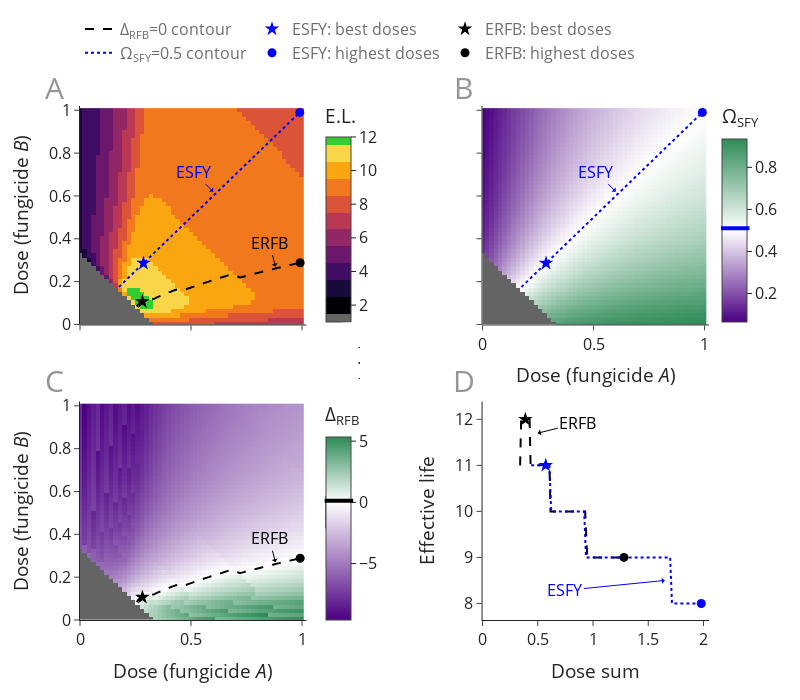

Source (notebook cell):
### Code cell
DoseSpaceOverview(output, contour_data, conf_grid.config_string_img)

### Figure 1 — Plotly figure (JSON) as saved in the notebook; plotly's stock layout.template omitted (floating-point values rounded to 4 significant figures; data arrays with more than 128 entries replaced by an {"elided": "..."} marker saying what was removed)
{"data": [{"legendgroup": "cont", "line": {"color": "black", "dash": "dash"}, "mode": "lines", "name": "Δ<sub>RFB</sub>=0 contour", "type": "scatter", "x": [1], "xaxis": "x", "y": [1], "yaxis": "y"}, {"legendgroup": "cont", "line": {"color": "blue", "dash": "dot"}, "mode": "lines", "name": "Ω<sub>SFY</sub>=0.5 contour", "type": "scatter", "x": [1], "xaxis": "x", "y": [1], "yaxis": "y"}, {"colorbar": {"len": 0.46, "thickness": 25, "title": {"text": "E.L."}, "x": 0.375, "y": 0.79}, "colorscale": [[0, "rgb(100, 100, 100)"], [0, "rgb(100, 100, 100)"], [0.04167, "rgb(100, 100, 100)"], [0.04167, "rgb(100, 100, 100)"], [0.04167, "rgb(100, 100, 100)"], [0.04167, "rgb(0.0, 0.0, 4.0)"], [0.1333, "rgb(0.0, 0.0, 4.0)"], [0.1333, "rgb(24.3, 10.8, 58.9)"], [0.225, "rgb(24.3, 10.8, 58.9)"], [0.225, "rgb(64.6, 12.0, 98.6)"], [0.3167, "rgb(64.6, 12.0, 98.6)"], [0.3167, "rgb(106.20000000000002, 23.200000000000003, 108.4)"], [0.4083, "rgb(106.20000000000002, 23.200000000000003, 108.4)"], [0.4083, "rgb(147.0, 37.6, 101.2)"], [0.5, "rgb(147.0, 37.6, 101.2)"], [0.5, "rgb(186.0, 56.0, 83.0)"], [0.5917, "rgb(186.0, 56.0, 83.0)"], [0.5917, "rgb(219.0, 82.80000000000001, 56.79999999999999)"], [0.6833, "rgb(219.0, 82.80000000000001, 56.79999999999999)"], [0.6833, "rgb(241.2, 119.99999999999999, 27.700000000000006)"], [0.775, "rgb(241.2, 119.99999999999999, 27.700000000000006)"], [0.775, "rgb(250.2, 165.8, 17.00000000000001)"], [0.8667, "rgb(250.2, 165.8, 17.00000000000001)"], [0.8667, "rgb(247.5, 213.6, 71.29999999999997)"], [0.9583, "rgb(247.5, 213.6, 71.29999999999997)"], [0.9583, "limegreen"], [1, "limegreen"], [1, "limegreen"]], "type": "heatmap", "x": [0, 0.02, 0.04, 0.06, 0.08, 0.1, 0.12, 0.14, 0.16, 0.18, 0.2, 0.22, 0.24, 0.26, 0.28, 0.3, 0.32, 0.34, 0.36, 0.38, 0.4, 0.42, 0.44, 0.46, 0.48, 0.5, 0.52, 0.54, 0.56, 0.58, 0.6, 0.62, 0.64, 0.66, 0.68, 0.7, 0.72, 0.74, 0.76, 0.78, 0.8, 0.82, 0.84, 0.86, 0.88, 0.9, 0.92, 0.94, 0.96, 0.98, 1], "xaxis": "x", "y": [0, 0.02, 0.04, 0.06, 0.08, 0.1, 0.12, 0.14, 0.16, 0.18, 0.2, 0.22, 0.24, 0.26, 0.28, 0.3, 0.32, 0.34, 0.36, 0.38, 0.4, 0.42, 0.44, 0.46, 0.48, 0.5, 0.52, 0.54, 0.56, 0.58, 0.6, 0.62, 0.64, 0.66, 0.68, 0.7, 0.72, 0.74, 0.76, 0.78, 0.8, 0.82, 0.84, 0.86, 0.88, 0.9, 0.92, 0.94, 0.96, 0.98, 1], "yaxis": "y", "z": {"elided": "51x51 int values"}}, {"colorbar": {"len": 0.1, "thickness": 1, "tickfont": {"color": "rgba(0, 0, 0, 0)", "size": 1}, "x": 0.42, "y": 0.5}, "colorscale": [[0, "black"], [1, "black"]], "contours": {"coloring": "lines", "end": 0, "size": 1, "start": 0}, "line": {"dash": "dash", "width": 2}, "name": "Delta RFB", "type": "contour", "x": [0, 0.02, 0.04, 0.06, 0.08, 0.1, 0.12, 0.14, 0.16, 0.18, 0.2, 0.22, 0.24, 0.26, 0.28, 0.3, 0.32, 0.34, 0.36, 0.38, 0.4, 0.42, 0.44, 0.46, 0.48, 0.5, 0.52, 0.54, 0.56, 0.58, 0.6, 0.62, 0.64, 0.66, 0.68, 0.7, 0.72, 0.74, 0.76, 0.78, 0.8, 0.82, 0.84, 0.86, 0.88, 0.9, 0.92, 0.94, 0.96, 0.98, 1], "xaxis": "x", "y": [0, 0.02, 0.04, 0.06, 0.08, 0.1, 0.12, 0.14, 0.16, 0.18, 0.2, 0.22, 0.24, 0.26, 0.28, 0.3, 0.32, 0.34, 0.36, 0.38, 0.4, 0.42, 0.44, 0.46, 0.48, 0.5, 0.52, 0.54, 0.56, 0.58, 0.6, 0.62, 0.64, 0.66, 0.68, 0.7, 0.72, 0.74, 0.76, 0.78, 0.8, 0.82, 0.84, 0.86, 0.88, 0.9, 0.92, 0.94, 0.96, 0.98, 1], "yaxis": "y", "z": {"elided": "51x51 float values"}}, {"colorbar": {"len": 0.1, "thickness": 1, "tickfont": {"color": "rgba(0, 0, 0, 0)", "size": 1}, "x": 0.42, "y": 0.5}, "colorscale": [[0, "blue"], [1, "blue"]], "contours": {"coloring": "lines", "end": 0.5, "size": 1, "start": 0.5}, "line": {"dash": "dot", "width": 2}, "name": "Equal Selection", "type": "contour", "x": [0, 0.02, 0.04, 0.06, 0.08, 0.1, 0.12, 0.14, 0.16, 0.18, 0.2, 0.22, 0.24, 0.26, 0.28, 0.3, 0.32, 0.34, 0.36, 0.38, 0.4, 0.42, 0.44, 0.46, 0.48, 0.5, 0.52, 0.54, 0.56, 0.58, 0.6, 0.62, 0.64, 0.66, 0.68, 0.7, 0.72, 0.74, 0.76, 0.78, 0.8, 0.82, 0.84, 0.86, 0.88, 0.9, 0.92, 0.94, 0.96, 0.98, 1], "xaxis": "x", "y": [0, 0.02, 0.04, 0.06, 0.08, 0.1, 0.12, 0.14, 0.16, 0.18, 0.2, 0.22, 0.24, 0.26, 0.28, 0.3, 0.32, 0.34, 0.36, 0.38, 0.4, 0.42, 0.44, 0.46, 0.48, 0.5, 0.52, 0.54, 0.56, 0.58, 0.6, 0.62, 0.64, 0.66, 0.68, 0.7, 0.72, 0.74, 0.76, 0.78, 0.8, 0.82, 0.84, 0.86, 0.88, 0.9, 0.92, 0.94, 0.96, 0.98, 1], "yaxis": "y", "z": {"elided": "51x51 float values"}}, {"legendgroup": "black", "marker": {"color": "black", "size": 11, "symbol": "star"}, "mode": "markers", "showlegend": false, "type": "scatter", "x": [0.2811], "xaxis": "x", "y": [0.1064], "yaxis": "y"}, {"legendgroup": "black", "marker": {"color": "black", "size": 9}, "mode": "markers", "showlegend": false, "type": "scatter", "x": [0.9917], "xaxis": "x", "y": [0.2883], "yaxis": "y"}, {"legendgroup": "blue", "marker": {"color": "blue", "size": 11, "symbol": "star"}, "mode": "markers", "showlegend": false, "type": "scatter", "x": [0.286], "xaxis": "x", "y": [0.286], "yaxis": "y"}, {"legendgroup": "blue", "marker": {"color": "blue", "size": 9}, "mode": "markers", "showlegend": false, "type": "scatter", "x": [0.99], "xaxis": "x", "y": [0.99], "yaxis": "y"}, {"colorbar": {"len": 0.1, "thickness": 1, "tickfont": {"color": "rgba(0, 0, 0, 0)", "size": 1}, "x": 0.375, "y": 0.21}, "colorscale": [[0, "rgb(100, 100, 100)"], [1, "rgb(100, 100, 100)"]], "type": "heatmap", "x": [0, 0.4, 0.8], "xaxis": "x2", "y": [0, 0.4, 0.8], "yaxis": "y2", "z": [[0, 0], [0, 0]]}, {"colorbar": {"len": 0.46, "thickness": 25, "title": {"text": "Ω<sub>SFY"}, "x": 1.005, "y": 0.79}, "colorscale": [[0, "indigo"], [0.5, "white"], [1, "seagreen"]], "type": "heatmap", "x": [0, 0.02, 0.04, 0.06, 0.08, 0.1, 0.12, 0.14, 0.16, 0.18, 0.2, 0.22, 0.24, 0.26, 0.28, 0.3, 0.32, 0.34, 0.36, 0.38, 0.4, 0.42, 0.44, 0.46, 0.48, 0.5, 0.52, 0.54, 0.56, 0.58, 0.6, 0.62, 0.64, 0.66, 0.68, 0.7, 0.72, 0.74, 0.76, 0.78, 0.8, 0.82, 0.84, 0.86, 0.88, 0.9, 0.92, 0.94, 0.96, 0.98, 1], "xaxis": "x2", "y": [0, 0.02, 0.04, 0.06, 0.08, 0.1, 0.12, 0.14, 0.16, 0.18, 0.2, 0.22, 0.24, 0.26, 0.28, 0.3, 0.32, 0.34, 0.36, 0.38, 0.4, 0.42, 0.44, 0.46, 0.48, 0.5, 0.52, 0.54, 0.56, 0.58, 0.6, 0.62, 0.64, 0.66, 0.68, 0.7, 0.72, 0.74, 0.76, 0.78, 0.8, 0.82, 0.84, 0.86, 0.88, 0.9, 0.92, 0.94, 0.96, 0.98, 1], "yaxis": "y2", "z": {"elided": "51x51 float values"}}, {"colorbar": {"len": 0.1, "thickness": 1, "tickfont": {"color": "rgba(0, 0, 0, 0)", "size": 1}, "x": 0.42, "y": 0.5}, "colorscale": [[0, "blue"], [1, "blue"]], "contours": {"coloring": "lines", "end": 0.5, "size": 1, "start": 0.5}, "line": {"dash": "dot", "width": 2}, "name": "Equal Selection", "type": "contour", "x": [0, 0.02, 0.04, 0.06, 0.08, 0.1, 0.12, 0.14, 0.16, 0.18, 0.2, 0.22, 0.24, 0.26, 0.28, 0.3, 0.32, 0.34, 0.36, 0.38, 0.4, 0.42, 0.44, 0.46, 0.48, 0.5, 0.52, 0.54, 0.56, 0.58, 0.6, 0.62, 0.64, 0.66, 0.68, 0.7, 0.72, 0.74, 0.76, 0.78, 0.8, 0.82, 0.84, 0.86, 0.88, 0.9, 0.92, 0.94, 0.96, 0.98, 1], "xaxis": "x2", "y": [0, 0.02, 0.04, 0.06, 0.08, 0.1, 0.12, 0.14, 0.16, 0.18, 0.2, 0.22, 0.24, 0.26, 0.28, 0.3, 0.32, 0.34, 0.36, 0.38, 0.4, 0.42, 0.44, 0.46, 0.48, 0.5, 0.52, 0.54, 0.56, 0.58, 0.6, 0.62, 0.64, 0.66, 0.68, 0.7, 0.72, 0.74, 0.76, 0.78, 0.8, 0.82, 0.84, 0.86, 0.88, 0.9, 0.92, 0.94, 0.96, 0.98, 1], "yaxis": "y2", "z": {"elided": "51x51 float values"}}, {"legendgroup": "blue", "marker": {"color": "blue", "size": 11, "symbol": "star"}, "mode": "markers", "showlegend": false, "type": "scatter", "x": [0.286], "xaxis": "x2", "y": [0.286], "yaxis": "y2"}, {"legendgroup": "blue", "marker": {"color": "blue", "size": 9}, "mode": "markers", "showlegend": false, "type": "scatter", "x": [0.99], "xaxis": "x2", "y": [0.99], "yaxis": "y2"}, {"colorbar": {"len": 0.1, "thickness": 1, "tickfont": {"color": "rgba(0, 0, 0, 0)", "size": 1}, "x": 0.375, "y": 0.21}, "colorscale": [[0, "rgb(100, 100, 100)"], [1, "rgb(100, 100, 100)"]], "type": "heatmap", "x": [0, 0.4, 0.8], "xaxis": "x3", "y": [0, 0.4, 0.8], "yaxis": "y3", "z": [[0, 0], [0, 0]]}, {"colorbar": {"len": 0.46, "thickness": 25, "title": {"text": "Δ<sub>RFB"}, "x": 0.375, "y": 0.21}, "colorscale": [[0, "indigo"], [0.6432, "white"], [1, "seagreen"]], "type": "heatmap", "x": [0, 0.02, 0.04, 0.06, 0.08, 0.1, 0.12, 0.14, 0.16, 0.18, 0.2, 0.22, 0.24, 0.26, 0.28, 0.3, 0.32, 0.34, 0.36, 0.38, 0.4, 0.42, 0.44, 0.46, 0.48, 0.5, 0.52, 0.54, 0.56, 0.58, 0.6, 0.62, 0.64, 0.66, 0.68, 0.7, 0.72, 0.74, 0.76, 0.78, 0.8, 0.82, 0.84, 0.86, 0.88, 0.9, 0.92, 0.94, 0.96, 0.98, 1], "xaxis": "x3", "y": [0, 0.02, 0.04, 0.06, 0.08, 0.1, 0.12, 0.14, 0.16, 0.18, 0.2, 0.22, 0.24, 0.26, 0.28, 0.3, 0.32, 0.34, 0.36, 0.38, 0.4, 0.42, 0.44, 0.46, 0.48, 0.5, 0.52, 0.54, 0.56, 0.58, 0.6, 0.62, 0.64, 0.66, 0.68, 0.7, 0.72, 0.74, 0.76, 0.78, 0.8, 0.82, 0.84, 0.86, 0.88, 0.9, 0.92, 0.94, 0.96, 0.98, 1], "yaxis": "y3", "z": {"elided": "51x51 float values"}}, {"colorbar": {"len": 0.1, "thickness": 1, "tickfont": {"color": "rgba(0, 0, 0, 0)", "size": 1}, "x": 0.42, "y": 0.5}, "colorscale": [[0, "black"], [1, "black"]], "contours": {"coloring": "lines", "end": 0, "size": 1, "start": 0}, "line": {"dash": "dash", "width": 2}, "name": "Delta RFB", "type": "contour", "x": [0, 0.02, 0.04, 0.06, 0.08, 0.1, 0.12, 0.14, 0.16, 0.18, 0.2, 0.22, 0.24, 0.26, 0.28, 0.3, 0.32, 0.34, 0.36, 0.38, 0.4, 0.42, 0.44, 0.46, 0.48, 0.5, 0.52, 0.54, 0.56, 0.58, 0.6, 0.62, 0.64, 0.66, 0.68, 0.7, 0.72, 0.74, 0.76, 0.78, 0.8, 0.82, 0.84, 0.86, 0.88, 0.9, 0.92, 0.94, 0.96, 0.98, 1], "xaxis": "x3", "y": [0, 0.02, 0.04, 0.06, 0.08, 0.1, 0.12, 0.14, 0.16, 0.18, 0.2, 0.22, 0.24, 0.26, 0.28, 0.3, 0.32, 0.34, 0.36, 0.38, 0.4, 0.42, 0.44, 0.46, 0.48, 0.5, 0.52, 0.54, 0.56, 0.58, 0.6, 0.62, 0.64, 0.66, 0.68, 0.7, 0.72, 0.74, 0.76, 0.78, 0.8, 0.82, 0.84, 0.86, 0.88, 0.9, 0.92, 0.94, 0.96, 0.98, 1], "yaxis": "y3", "z": {"elided": "51x51 float values"}}, {"legendgroup": "black", "marker": {"color": "black", "size": 11, "symbol": "star"}, "mode": "markers", "showlegend": false, "type": "scatter", "x": [0.2811], "xaxis": "x3", "y": [0.1064], "yaxis": "y3"}, {"legendgroup": "black", "marker": {"color": "black", "size": 9}, "mode": "markers", "showlegend": false, "type": "scatter", "x": [0.9917], "xaxis": "x3", "y": [0.2883], "yaxis": "y3"}, {"line": {"color": "black", "dash": "dash"}, "mode": "lines", "showlegend": false, "type": "scatter", "x": [0.34, 0.3495, 0.359, 0.3685, 0.378, 0.3875, 0.397, 0.4065, 0.416, 0.4255, 0.4349, 0.4444, 0.4539, 0.4634, 0.4729, 0.4824, 0.4919, 0.5014, 0.5109, 0.5204, 0.5299, 0.5394, 0.5489, 0.5584, 0.5679, 0.5774, 0.5869, 0.5964, 0.6059, 0.6154, 0.6248, 0.6343, 0.6438, 0.6533, 0.6628, 0.6723, 0.6818, 0.6913, 0.7008, 0.7103, 0.7198, 0.7293, 0.7388, 0.7483, 0.7578, 0.7673, 0.7768, 0.7863, 0.7958, 0.8053, 0.8147, 0.8242, 0.8337, 0.8432, 0.8527, 0.8622, 0.8717, 0.8812, 0.8907, 0.9002, 0.9097, 0.9192, 0.9287, 0.9477, 0.9572, 0.9667, 0.9762, 0.9857, 0.9952, 1.005, 1.014, 1.024, 1.033, 1.043, 1.052, 1.062, 1.071, 1.081, 1.09, 1.1, 1.109, 1.119, 1.128, 1.138, 1.147, 1.157, 1.166, 1.176, 1.185, 1.195, 1.204, 1.214, 1.223, 1.233, 1.242, 1.252, 1.261, 1.271, 1.28], "xaxis": "x4", "y": [11, 12, 12, 12, 12, 12, 12, 12, 12, 12, 11, 11, 11, 11, 11, 11, 11, 11, 11, 11, 11, 11, 11, 11, 11, 11, 11, 11, 11, 10, 10, 10, 10, 10, 10, 10, 10, 10, 10, 10, 10, 10, 10, 10, 10, 10, 10, 10, 10, 10, 10, 10, 10, 10, 10, 10, 10, 10, 10, 10, 10, 10, 10, 9, 9, 9, 9, 9, 9, 9, 9, 9, 9, 9, 9, 9, 9, 9, 9, 9, 9, 9, 9, 9, 9, 9, 9, 9, 9, 9, 9, 9, 9, 9, 9, 9, 9, 9, 9], "yaxis": "y4"}, {"line": {"color": "blue", "dash": "dot"}, "mode": "lines", "showlegend": false, "type": "scatter", "x": [0.4394, 0.456, 0.4725, 0.4891, 0.5057, 0.5222, 0.5388, 0.5554, 0.5719, 0.5885, 0.6051, 0.6216, 0.6382, 0.6547, 0.6713, 0.6879, 0.7044, 0.721, 0.7376, 0.7541, 0.7707, 0.7873, 0.8038, 0.8204, 0.837, 0.8535, 0.8701, 0.8867, 0.9032, 0.9198, 0.9364, 0.9529, 0.9695, 0.9861, 1.003, 1.019, 1.036, 1.052, 1.069, 1.085, 1.102, 1.119, 1.135, 1.152, 1.168, 1.185, 1.201, 1.218, 1.235, 1.251, 1.268, 1.284, 1.301, 1.317, 1.334, 1.351, 1.367, 1.384, 1.4, 1.417, 1.433, 1.45, 1.466, 1.483, 1.5, 1.516, 1.533, 1.549, 1.566, 1.582, 1.599, 1.616, 1.632, 1.649, 1.665, 1.682, 1.698, 1.715, 1.732, 1.748, 1.765, 1.781, 1.798, 1.814, 1.831, 1.847, 1.864, 1.881, 1.897, 1.914, 1.93, 1.947, 1.963, 1.98], "xaxis": "x4", "y": [11, 11, 11, 11, 11, 11, 11, 11, 11, 11, 11, 10, 10, 10, 10, 10, 10, 10, 10, 10, 10, 10, 10, 10, 10, 10, 10, 10, 10, 10, 9, 9, 9, 9, 9, 9, 9, 9, 9, 9, 9, 9, 9, 9, 9, 9, 9, 9, 9, 9, 9, 9, 9, 9, 9, 9, 9, 9, 9, 9, 9, 9, 9, 9, 9, 9, 9, 9, 9, 9, 9, 9, 9, 9, 9, 9, 9, 8, 8, 8, 8, 8, 8, 8, 8, 8, 8, 8, 8, 8, 8, 8, 8, 8], "yaxis": "y4"}, {"legendgroup": "blue", "marker": {"color": "blue", "size": 11, "symbol": "star"}, "mode": "markers", "name": "ESFY: best doses", "showlegend": true, "type": "scatter", "x": [0.5719], "xaxis": "x4", "y": [11], "yaxis": "y4"}, {"legendgroup": "blue", "marker": {"color": "blue", "size": 9}, "mode": "markers", "name": "ESFY: highest doses", "showlegend": true, "type": "scatter", "x": [1.98], "xaxis": "x4", "y": [8], "yaxis": "y4"}, {"legendgroup": "black", "marker": {"color": "black", "size": 11, "symbol": "star"}, "mode": "markers", "name": "ERFB: best doses", "showlegend": true, "type": "scatter", "x": [0.3875], "xaxis": "x4", "y": [12], "yaxis": "y4"}, {"legendgroup": "black", "marker": {"color": "black", "size": 9}, "mode": "markers", "name": "ERFB: highest doses", "showlegend": true, "type": "scatter", "x": [1.28], "xaxis": "x4", "y": [9], "yaxis": "y4"}], "layout": {"annotations": [{"arrowcolor": "black", "arrowhead": 0, "arrowsize": 2, "arrowwidth": 4, "ax": 30, "ay": 0, "text": "", "x": 0.389, "xref": "paper", "y": 0.232, "yref": "paper"}, {"arrowcolor": "blue", "arrowhead": 0, "arrowsize": 2, "arrowwidth": 4, "ax": 30, "ay": 0, "text": "", "x": 1.019, "xref": "paper", "y": 0.762, "yref": "paper"}, {"font": {"color": "rgb(150,150,150)", "size": 30}, "showarrow": false, "text": "A", "x": -0.04, "xanchor": "center", "xref": "paper", "y": 1.08, "yanchor": "top", "yref": "paper"}, {"font": {"color": "rgb(150,150,150)", "size": 30}, "showarrow": false, "text": "B", "x": 0.61, "xanchor": "center", "xref": "paper", "y": 1.08, "yanchor": "top", "yref": "paper"}, {"font": {"color": "rgb(150,150,150)", "size": 30}, "showarrow": false, "text": "C", "x": -0.04, "xanchor": "center", "xref": "paper", "y": 0.51, "yanchor": "top", "yref": "paper"}, {"font": {"color": "rgb(150,150,150)", "size": 30}, "showarrow": false, "text": "D", "x": 0.61, "xanchor": "center", "xref": "paper", "y": 0.51, "yanchor": "top", "yref": "paper"}, {"bgcolor": "white", "font": {"size": 50}, "opacity": 1, "showarrow": false, "text": " ", "x": 0.43, "xanchor": "center", "xref": "paper", "y": 0.58, "yanchor": "top", "yref": "paper"}, {"arrowcolor": "blue", "arrowhead": 1, "arrowsize": 1, "ax": -20, "ay": -20, "font": {"color": "blue", "size": 16}, "text": "ESFY", "x": 0.6, "xref": "x", "y": 0.62, "yref": "y"}, {"arrowcolor": "blue", "arrowhead": 1, "arrowsize": 1, "ax": -20, "ay": -20, "font": {"color": "blue", "size": 16}, "text": "ESFY", "x": 0.6, "xref": "x2", "y": 0.62, "yref": "y2"}, {"arrowcolor": "black", "arrowhead": 1, "arrowsize": 1, "ax": -6, "ay": -24, "font": {"color": "black", "size": 16}, "text": "ERFB", "x": 0.88, "xref": "x", "y": 0.27, "yref": "y"}, {"arrowcolor": "black", "arrowhead": 1, "arrowsize": 1, "ax": -6, "ay": -24, "font": {"color": "black", "size": 16}, "text": "ERFB", "x": 0.88, "xref": "x3", "y": 0.27, "yref": "y3"}, {"arrowcolor": "blue", "arrowhead": 1, "arrowsize": 1, "ax": -100, "ay": 10, "font": {"color": "blue", "size": 16}, "text": "ESFY", "x": 1.65, "xref": "x4", "y": 8.5, "yref": "y4"}, {"arrowcolor": "black", "arrowhead": 1, "arrowsize": 1, "ax": 40, "ay": -10, "font": {"color": "black", "size": 16}, "text": "ERFB", "x": 0.5, "xref": "x4", "y": 11.7, "yref": "y4"}], "coloraxis": {"showscale": false}, "font": {"size": 16}, "height": 700, "legend": {"font": {"color": "rgb(110,110,110)"}, "orientation": "h", "x": 0, "xanchor": "left", "y": 1.07, "yanchor": "bottom"}, "showlegend": true, "width": 800, "xaxis": {"anchor": "y", "domain": [0, 0.36], "range": [0, 1.02], "showgrid": false, "showticklabels": false, "type": "linear", "zeroline": false}, "xaxis2": {"anchor": "y2", "domain": [0.64, 1], "range": [0, 1.02], "showgrid": false, "title": {"text": "Dose (fungicide <i>A</i>)"}, "type": "linear", "zeroline": false}, "xaxis3": {"anchor": "y3", "domain": [0, 0.36], "range": [0, 1.02], "showgrid": false, "title": {"text": "Dose (fungicide <i>A</i>)"}, "type": "linear", "zeroline": false}, "xaxis4": {"anchor": "y4", "domain": [0.64, 1], "range": [0, 2.05], "showgrid": false, "showline": true, "title": {"text": "Dose sum"}, "type": "linear"}, "yaxis": {"anchor": "x", "domain": [0.575, 1], "range": [0, 1.02], "showgrid": false, "title": {"text": "Dose (fungicide <i>B</i>)"}, "type": "linear", "zeroline": false}, "yaxis2": {"anchor": "x2", "domain": [0.575, 1], "range": [0, 1.02], "showgrid": false, "showticklabels": false, "type": "linear", "zeroline": false}, "yaxis3": {"anchor": "x3", "domain": [0, 0.425], "range": [0, 1.02], "showgrid": false, "title": {"text": "Dose (fungicide <i>B</i>)"}, "type": "linear", "zeroline": false}, "yaxis4": {"anchor": "x4", "autorange": true, "domain": [0, 0.425], "range": [7.64, 12.39], "showgrid": false, "title": {"text": "Effective life"}, "type": "linear"}}}
